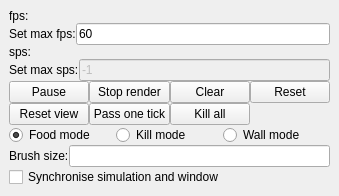
       <widget class="QFrame" name="frame_2">
        <property name="sizePolicy">
         <sizepolicy hsizetype="Minimum" vsizetype="Minimum">
          <horstretch>0</horstretch>
          <verstretch>0</verstretch>
         </sizepolicy>
        </property>
        <property name="minimumSize">
         <size>
          <width>0</width>
          <height>0</height>
         </size>
        </property>
        <property name="frameShape">
         <enum>QFrame::NoFrame</enum>
        </property>
        <property name="frameShadow">
         <enum>QFrame::Sunken</enum>
        </property>
        <property name="lineWidth">
         <number>0</number>
        </property>
        <layout class="QVBoxLayout" name="verticalLayout_6">
         <property name="spacing">
          <number>0</number>
         </property>
         <property name="leftMargin">
          <number>9</number>
         </property>
         <property name="topMargin">
          <number>9</number>
         </property>
         <property name="rightMargin">
          <number>9</number>
         </property>
         <property name="bottomMargin">
          <number>9</number>
         </property>
         <item>
          <widget class="QLabel" name="lb_fps">
           <property name="text">
            <string>fps:</string>
           </property>
           <property name="buddy">
            <cstring>le_fps</cstring>
           </property>
          </widget>
         </item>
         <item>
          <layout class="QHBoxLayout" name="horizontalLayout_6">
           <item>
            <widget class="QLabel" name="label_2">
             <property name="text">
              <string>Set max fps:</string>
             </property>
            </widget>
           </item>
           <item>
            <widget class="QLineEdit" name="le_fps">
             <property name="text">
              <string>60</string>
             </property>
            </widget>
           </item>
          </layout>
         </item>
         <item>
          <widget class="QLabel" name="lb_sps">
           <property name="text">
            <string>sps:</string>
           </property>
          </widget>
         </item>
         <item>
          <layout class="QHBoxLayout" name="horizontalLayout_5">
           <item>
            <widget class="QLabel" name="label_3">
             <property name="text">
              <string>Set max sps:</string>
             </property>
            </widget>
           </item>
           <item>
            <widget class="QLineEdit" name="le_sps">
             <property name="enabled">
              <bool>false</bool>
             </property>
             <property name="text">
              <string>-1</string>
             </property>
            </widget>
           </item>
          </layout>
         </item>
         <item>
          <layout class="QGridLayout" name="gridLayout">
           <item row="0" column="3">
            <widget class="QPushButton" name="b_reset">
             <property name="text">
              <string>Reset</string>
             </property>
            </widget>
           </item>
           <item row="1" column="0">
            <widget class="QPushButton" name="b_reset_view">
             <property name="text">
              <string>Reset view</string>
             </property>
            </widget>
           </item>
           <item row="1" column="1">
            <widget class="QPushButton" name="b_pass_one_tick">
             <property name="text">
              <string>Pass one tick</string>
             </property>
            </widget>
           </item>
           <item row="0" column="1">
            <widget class="QPushButton" name="tb_stoprender">
             <property name="text">
              <string>Stop render</string>
             </property>
             <property name="checkable">
              <bool>true</bool>
             </property>
            </widget>
           </item>
           <item row="1" column="2">
            <widget class="QPushButton" name="b_kill_all_organisms_slot">
             <property name="text">
              <string>Kill all</string>
             </property>
            </widget>
           </item>
           <item row="0" column="0">
            <widget class="QPushButton" name="tb_pause">
             <property name="text">
              <string>Pause</string>
             </property>
             <property name="checkable">
              <bool>true</bool>
             </property>
            </widget>
           </item>
           <item row="0" column="2">
            <widget class="QPushButton" name="b_clear">
             <property name="text">
              <string>Clear</string>
             </property>
            </widget>
           </item>
          </layout>
         </item>
         <item>
          <layout class="QHBoxLayout" name="horizontalLayout_3">
           <item>
            <widget class="QRadioButton" name="rb_food">
             <property name="enabled">
              <bool>true</bool>
             </property>
             <property name="text">
              <string>Food mode</string>
             </property>
             <property name="checked">
              <bool>true</bool>
             </property>
             <attribute name="buttonGroup">
              <string notr="true">cursor_modes</string>
             </attribute>
            </widget>
           </item>
           <item>
            <widget class="QRadioButton" name="rb_kill">
             <property name="enabled">
              <bool>true</bool>
             </property>
             <property name="text">
              <string>Kill mode</string>
             </property>
             <attribute name="buttonGroup">
              <string notr="true">cursor_modes</string>
             </attribute>
            </widget>
           </item>
           <item>
            <widget class="QRadioButton" name="rb_wall">
             <property name="enabled">
              <bool>true</bool>
             </property>
             <property name="text">
              <string>Wall mode</string>
             </property>
             <attribute name="buttonGroup">
              <string notr="true">cursor_modes</string>
             </attribute>
            </widget>
           </item>
          </layout>
         </item>
         <item>
          <layout class="QHBoxLayout" name="horizontalLayout_41">
           <item>
            <widget class="QLabel" name="label_43">
             <property name="text">
              <string>Brush size:</string>
             </property>
            </widget>
           </item>
           <item>
            <widget class="QLineEdit" name="le_brush_size"/>
           </item>
          </layout>
         </item>
         <item>
          <widget class="QCheckBox" name="cb_synchronise_sim_and_win">
           <property name="text">
            <string>Synchronise simulation and window</string>
           </property>
           <property name="checked">
            <bool>false</bool>
           </property>
          </widget>
         </item>
        </layout>
       </widget>
